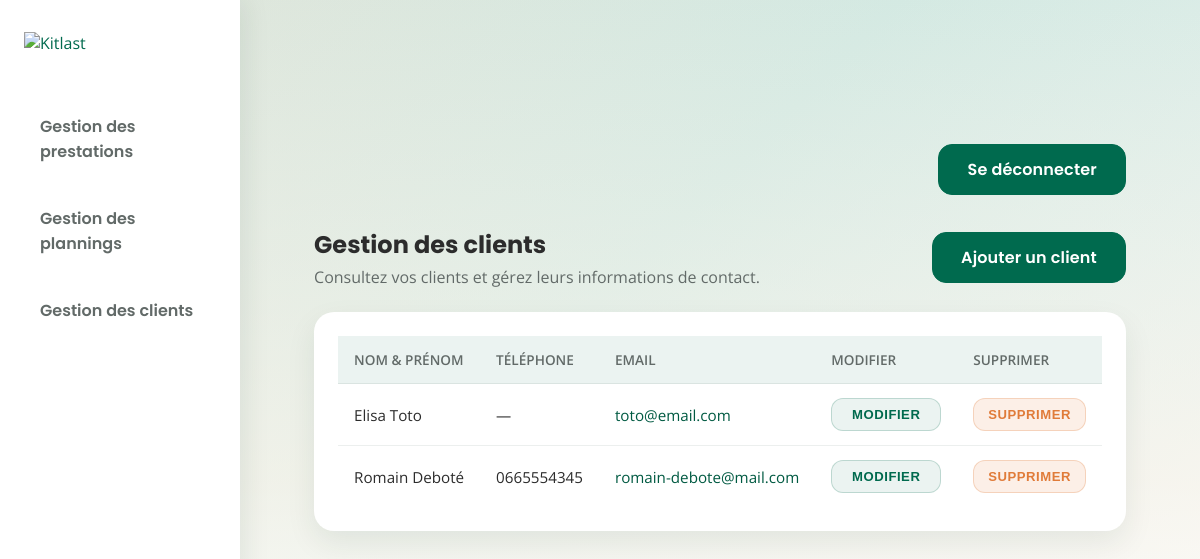
/?section=clients (signed in), run on an earlier commit of the app's database.
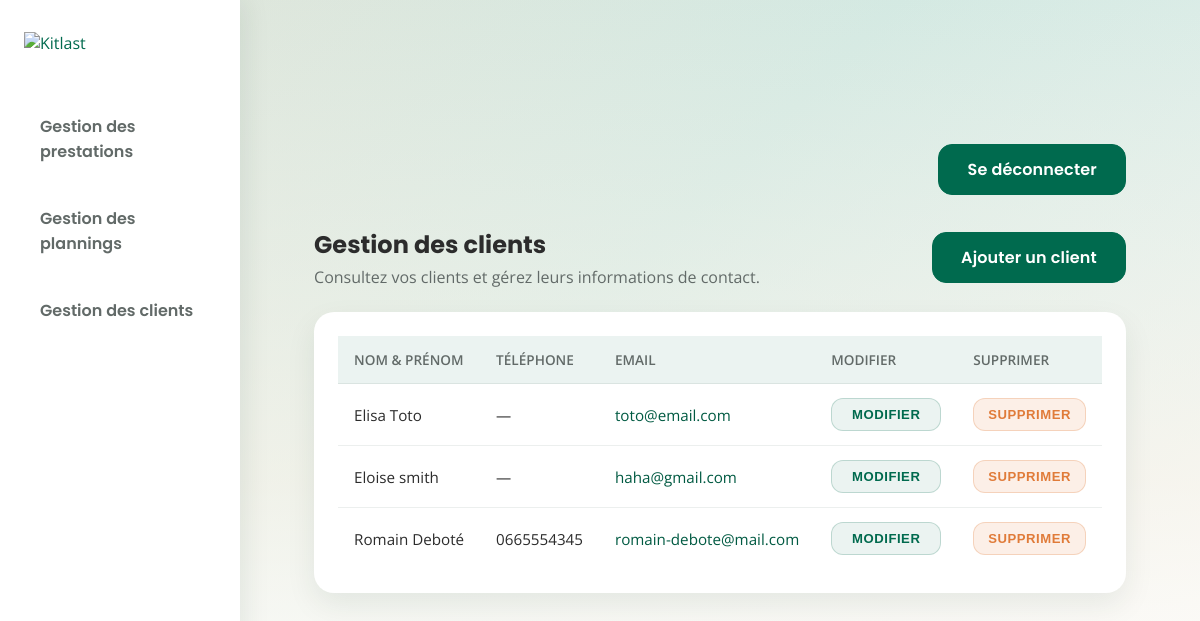
And on a later commit of the database.
### users/models.py (models this page shows, shortened)
class User(AbstractBaseUser, PermissionsMixin):
    class UserType(models.TextChoices):
        PROFESSIONAL = "professional", "Professionnel"
        INDIVIDUAL = "individual", "Particulier"
    email = models.EmailField("email address", unique=True)
    first_name = models.CharField(max_length=150, blank=True)
    last_name = models.CharField(max_length=150, blank=True)
    phone_number = models.CharField(max_length=30, blank=True)
    is_staff = models.BooleanField(default=False)
    is_active = models.BooleanField(default=True)
    date_joined = models.DateTimeField(default=timezone.now)
    user_type = models.CharField(
        max_length=20,
        choices=UserType.choices,
        default=UserType.INDIVIDUAL,
    )
    linked_professional = models.ForeignKey(
        "self",
        on_delete=models.SET_NULL,
        null=True,
        blank=True,
        related_name="linked_users",
        limit_choices_to={"user_type": UserType.PROFESSIONAL},
    )
    objects = UserManager()
    USERNAME_FIELD = "email"
    REQUIRED_FIELDS: list[str] = []

### accounts/views.py (the view)
# urls.py: path("", views.dashboard, name="dashboard"),
@login_required
def dashboard(request):
    state = _initialize_dashboard_state(request)
    if request.method == "POST":
        response = _dispatch_dashboard_action(request, state)
        if response:
            return response
    context = _build_dashboard_context(request, state)
    return render(request, "accounts/dashboard.html", context)

### accounts/models.py (called while the page is built)
    def __str__(self) -> str:
        return str(self.name)

### accounts/planning.py (called while the page is built)
def _to_minutes(value: str | datetime) -> int:
    if isinstance(value, datetime):
        return value.hour * 60 + value.minute
    hour, minute = map(int, value.split(":"))
    return hour * 60 + minute

def _compute_block(
    start_time: str | datetime, end_time: str | datetime
) -> dict[str, float]:
    start_minutes = _to_minutes(start_time)
    end_minutes = _to_minutes(end_time)
    top = max(start_minutes - 8 * 60, 0)
    duration = max(end_minutes - start_minutes, 30)
    return {
        "top_pct": (top / TOTAL_PLANNER_SPAN_MINUTES) * 100,
        "height_pct": (duration / TOTAL_PLANNER_SPAN_MINUTES) * 100,
    }

def _format_time_range(start_time: datetime, end_time: datetime) -> str:
    return f"{start_time.strftime('%H:%M')} – {end_time.strftime('%H:%M')}"

def _weekday_label(value: datetime) -> str:
    return ["Lun.", "Mar.", "Mer.", "Jeu.", "Ven.", "Sam.", "Dim."][value.weekday()]

def _start_of_week(week_offset: int) -> date:
    today = timezone.localdate()
    current_week_start = today - timedelta(days=today.weekday())
    return current_week_start + timedelta(weeks=week_offset)

### templates/accounts/dashboard.html (shortened to what this page needs)
{% extends "base.html" %}
{% load static %}
{% block head %}
<link rel="stylesheet" href="{% static 'css/dashboard.css' %}">
{% endblock %}
{% block content %}
<div class="kitlast-dashboard-layout">
  <aside class="kitlast-dashboard-sidebar">
    <div class="kitlast-dashboard-sidebar__logo">
      <a href="{% url 'dashboard' %}?section=overview" data-section-target="overview">
        <img src="https://kitlast.com/wp-content/uploads/2025/08/kitlast-200-x-100-px.svg" alt="Kitlast" />
      </a>
    </div>
    <nav class="kitlast-dashboard-sidebar__nav" aria-label="Menu du tableau de bord">
      <ul>
        <li>
          <button type="button" class="kitlast-dashboard-sidebar__toggle" data-section-target="services"
            aria-expanded="{% if section == 'services' %}true{% else %}false{% endif %}"
            aria-controls="services-subnav">Gestion des prestations</button>
        </li>
        <li><a href="{% url 'dashboard' %}?section=planning" data-section-target="planning">Gestion des plannings</a>
        </li>
        <li><a href="{% url 'dashboard' %}?section=clients" data-section-target="clients">Gestion des clients</a></li>
      </ul>
    </nav>
  </aside>
  <section class="kitlast-dashboard-area">
    <div class="kitlast-dashboard">
      <div class="kitlast-dashboard__topbar">
        <form method="post" action="{% url 'logout' %}" class="kitlast-form-inline">
          <button type="submit" class="kitlast-button">Se déconnecter</button>
        </form>
      </div>
      <div class="kitlast-dashboard-content" data-active-section="{{ section }}"
        data-show-category="{{ show_category_form|yesno:'true,false' }}"
        data-show-service="{{ show_service_form|yesno:'true,false' }}"
        data-week-offset="{{ week_offset }}">
        {% include "accounts/dashboard_clients.html" %}
      </div>
    </div>
  </section>
</div>
{% endblock %}

### templates/accounts/dashboard_clients.html (shortened to what this page needs)
{% load modal_tags %}
<section class="kitlast-content-section{% if section == 'clients' %} is-active{% endif %}"
  data-section="clients">
  <header class="kitlast-section-header">
    <div>
      <h2>Gestion des clients</h2>
      <p class="kitlast-section-header__text">Consultez vos clients et gérez leurs informations de contact.</p>
    </div>
    {% if is_professional %}
    <button type="button" class="kitlast-button" data-open-client-modal>Ajouter un client</button>
    {% endif %}
  </header>
  <div class="kitlast-table-wrapper">
    {% if clients %}
    <table class="kitlast-table">
      <thead>
        <tr>
          <th scope="col">Nom &amp; prénom</th>
          <th scope="col">Téléphone</th>
          <th scope="col">Email</th>
          <th scope="col">Modifier</th>
          <th scope="col">Supprimer</th>
        </tr>
      </thead>
      <tbody>
        {% for client in clients %}
        <tr>
          <td data-label="Nom &amp; prénom">{{ client.full_name }}</td>
          <td data-label="Téléphone">{{ client.phone }}</td>
          <td data-label="Email">
            <a href="mailto:{{ client.email }}" class="kitlast-link">{{ client.email }}</a>
          </td>
          <td data-label="Modifier">
            <button type="button" class="kitlast-service-line__action">Modifier</button>
          </td>
          <td data-label="Supprimer">
            <button type="button" class="kitlast-service-line__action kitlast-service-line__action--danger">Supprimer</button>
          </td>
        </tr>
        {% endfor %}
      </tbody>
    </table>
    {% else %}
    <p class="kitlast-empty">Aucun client enregistré pour le moment.</p>
    {% endif %}
  </div>
</section>

What changed in the data, as far as the page shows it:
added User: email "haha@gmail.com"
Also different on the page:
new list line: "Eloise smith — MODIFIER SUPPRIMER"
